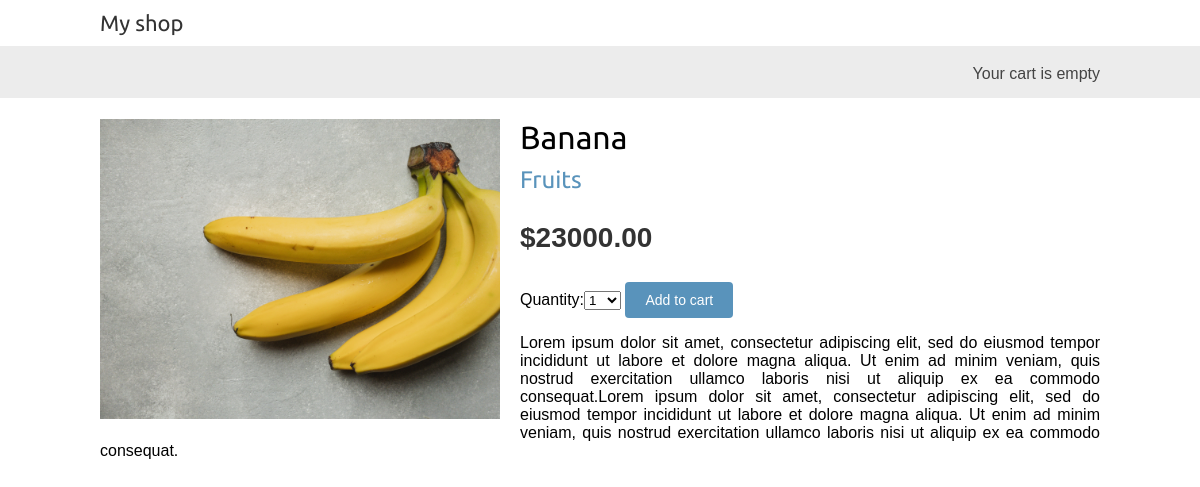
The page /4/banana/ on the database its author committed.
### shop/models.py (models this page shows, shortened)
class Product(models.Model):
    category = models.ForeignKey(Category, on_delete=models.CASCADE, related_name='products')
    name = models.CharField(max_length=200, db_index=True)
    slug = models.SlugField(max_length=200, db_index=True)
    image = models.ImageField(upload_to='products/%Y/%m/%d', blank=True)
    description = models.TextField(blank=True)
    price = models.DecimalField(max_digits=20, decimal_places=2)
    available = models.BooleanField(default=True)
    created = models.DateTimeField(auto_now_add=True)
    updated = models.DateTimeField(auto_now=True)
    class Meta:
        ordering = ('name',)
        index_together = (('id', 'slug'),)

class Category(models.Model):
    name = models.CharField(max_length=200, db_index=True)
    slug = models.SlugField(max_length=200, unique=True)
    class Meta:
        ordering = ('name',)
        verbose_name = 'category'
        verbose_name_plural = 'categories'
    def __str__(self):
        return self.name
    def get_absolute_url(self):
        return reverse("shop:product_list_by_category", args=[self.slug])

### shop/views.py (the view)
# urls.py: path('<int:id>/<slug:slug>/', product_detail, name='product_detail'),
def product_detail(request, id, slug):
    product = get_object_or_404(Product, id=id, slug=slug)
    cart_product_form = CartAddProductForm()
    context = {
        'product': product,
        'cart_product_form': cart_product_form,
    }
    return render(request, "shop/product/detail.html", context)

### cart/forms.py
class CartAddProductForm(forms.Form):
    QUANTITY_CHOICES = [(i, str(i)) for i in range(1, 21)]
    quantity = forms.TypedChoiceField(choices=QUANTITY_CHOICES, coerce=int)
    override = forms.BooleanField(required=False, initial=False, widget=forms.HiddenInput)

### shop/templates/shop/product/detail.html (shortened to what this page needs)
{% extends "shop/base.html" %}
{% load static %}
{% block content %}
    <div class="product-detail">
        <img src="{% if product.image %}{{ product.image.url }}{% else %}{% static 'img/no_img.png' %}{% endif %}">
        <h1>{{ product.name }}</h1>
        <h2>
            <a href="{{ product.category.get_absolute_url }}">{{ product.category }}</a>
        </h2>
        <p class="price">${{ product.price }}</p>
        <form action="{% url 'cart:cart_add' product.id %}" method="post">
            {{ cart_product_form }}
            <input type="submit" value="Add to cart">
        </form>
        {{ product.description|linebreaks }}
    </div>
{% endblock %}

### shop/static/css/base.css (style rules this page uses)
body { margin:0; padding:0; font-family:helvetica, sans-serif; }
h1, h2, h3, h4, h5 , h6 { font-family: 'Ubuntu', sans-serif; font-weight:normal; }
a { text-decoration:none; color:#5993bb; }
a.button, input[type="submit"] { color:#fff; background:#5993bb; border-radius:4px; padding:10px 20px; font-size:14px; border:0; }
.product-detail { text-align:justify; }
.product-detail .price { color:#333; font-size:28px; font-weight:bold; }
.product-detail img { width:40%; float:left; padding:0 20px 20px 0; }
.product-detail h1 { margin-bottom:0; }
.product-detail h2 { margin-top:10px; }

### rows shown on the page
Product: image (picture), name "Banana", category "Fruits", price "23000.00", description "Lorem ipsum dolor sit amet, consectetur adipiscing elit, sed do eiusmod tempor incididunt ut labore et dolore magna aliqua. Ut enim ad minim veniam, quis nostrud exercitation ullamco laboris nisi ut aliquip ex ea commodo consequat.Lorem ipsum dolor sit amet, consectetur adipiscing elit, sed do eiusmod tempor incididunt ut labore et dolore magna aliqua. Ut enim ad minim veniam, quis nostrud exercitation ullamco laboris nisi ut aliquip ex ea commodo consequat."
